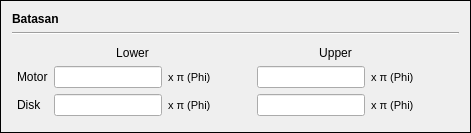
             <widget class="QFrame" name="frame_3">
              <property name="sizePolicy">
               <sizepolicy hsizetype="Preferred" vsizetype="Maximum">
                <horstretch>0</horstretch>
                <verstretch>0</verstretch>
               </sizepolicy>
              </property>
              <property name="frameShape">
               <enum>QFrame::Box</enum>
              </property>
              <property name="frameShadow">
               <enum>QFrame::Plain</enum>
              </property>
              <layout class="QVBoxLayout" name="verticalLayout_7">
               <property name="topMargin">
                <number>11</number>
               </property>
               <item>
                <layout class="QVBoxLayout" name="verticalLayout_2">
                 <item>
                  <widget class="QLabel" name="label_47">
                   <property name="sizePolicy">
                    <sizepolicy hsizetype="Preferred" vsizetype="Maximum">
                     <horstretch>0</horstretch>
                     <verstretch>0</verstretch>
                    </sizepolicy>
                   </property>
                   <property name="font">
                    <font>
                     <weight>75</weight>
                     <bold>true</bold>
                    </font>
                   </property>
                   <property name="text">
                    <string>Batasan</string>
                   </property>
                  </widget>
                 </item>
                 <item>
                  <widget class="Line" name="line_3">
                   <property name="orientation">
                    <enum>Qt::Horizontal</enum>
                   </property>
                  </widget>
                 </item>
                 <item>
                  <layout class="QGridLayout" name="gridLayout_2">
                   <property name="leftMargin">
                    <number>5</number>
                   </property>
                   <property name="topMargin">
                    <number>5</number>
                   </property>
                   <property name="rightMargin">
                    <number>5</number>
                   </property>
                   <property name="bottomMargin">
                    <number>5</number>
                   </property>
                   <item row="1" column="0">
                    <widget class="QLabel" name="label_44">
                     <property name="text">
                      <string>Motor</string>
                     </property>
                    </widget>
                   </item>
                   <item row="0" column="0">
                    <widget class="QLabel" name="label_43">
                     <property name="text">
                      <string/>
                     </property>
                    </widget>
                   </item>
                   <item row="2" column="0">
                    <widget class="QLabel" name="label_45">
                     <property name="text">
                      <string>Disk</string>
                     </property>
                    </widget>
                   </item>
                   <item row="2" column="1">
                    <widget class="QLineEdit" name="Input_constrain_disk_lower">
                     <property name="sizePolicy">
                      <sizepolicy hsizetype="MinimumExpanding" vsizetype="Fixed">
                       <horstretch>0</horstretch>
                       <verstretch>0</verstretch>
                      </sizepolicy>
                     </property>
                    </widget>
                   </item>
                   <item row="2" column="4">
                    <widget class="QLineEdit" name="Input_constrain_disk_upper">
                     <property name="sizePolicy">
                      <sizepolicy hsizetype="MinimumExpanding" vsizetype="Fixed">
                       <horstretch>0</horstretch>
                       <verstretch>0</verstretch>
                      </sizepolicy>
                     </property>
                    </widget>
                   </item>
                   <item row="1" column="4">
                    <widget class="QLineEdit" name="Input_constrain_motor_upper">
                     <property name="sizePolicy">
                      <sizepolicy hsizetype="MinimumExpanding" vsizetype="Fixed">
                       <horstretch>0</horstretch>
                       <verstretch>0</verstretch>
                      </sizepolicy>
                     </property>
                    </widget>
                   </item>
                   <item row="1" column="1">
                    <widget class="QLineEdit" name="Input_constrain_motor_lower">
                     <property name="sizePolicy">
                      <sizepolicy hsizetype="MinimumExpanding" vsizetype="Fixed">
                       <horstretch>0</horstretch>
                       <verstretch>0</verstretch>
                      </sizepolicy>
                     </property>
                    </widget>
                   </item>
                   <item row="1" column="2">
                    <widget class="QLabel" name="label_63">
                     <property name="font">
                      <font>
                       <pointsize>8</pointsize>
                       <kerning>true</kerning>
                      </font>
                     </property>
                     <property name="text">
                      <string>x π (Phi)</string>
                     </property>
                    </widget>
                   </item>
                   <item row="1" column="5">
                    <widget class="QLabel" name="label_64">
                     <property name="font">
                      <font>
                       <pointsize>8</pointsize>
                       <kerning>true</kerning>
                      </font>
                     </property>
                     <property name="text">
                      <string>x π (Phi)</string>
                     </property>
                    </widget>
                   </item>
                   <item row="2" column="5">
                    <widget class="QLabel" name="label_66">
                     <property name="font">
                      <font>
                       <pointsize>8</pointsize>
                       <kerning>true</kerning>
                      </font>
                     </property>
                     <property name="text">
                      <string>x π (Phi)</string>
                     </property>
                    </widget>
                   </item>
                   <item row="2" column="2">
                    <widget class="QLabel" name="label_65">
                     <property name="font">
                      <font>
                       <pointsize>8</pointsize>
                       <kerning>true</kerning>
                      </font>
                     </property>
                     <property name="text">
                      <string>x π (Phi)</string>
                     </property>
                    </widget>
                   </item>
                   <item row="2" column="3">
                    <spacer name="horizontalSpacer_8">
                     <property name="orientation">
                      <enum>Qt::Horizontal</enum>
                     </property>
                     <property name="sizeType">
                      <enum>QSizePolicy::Maximum</enum>
                     </property>
                     <property name="sizeHint" stdset="0">
                      <size>
                       <width>40</width>
                       <height>20</height>
                      </size>
                     </property>
                    </spacer>
                   </item>
                   <item row="1" column="3">
                    <spacer name="horizontalSpacer_7">
                     <property name="orientation">
                      <enum>Qt::Horizontal</enum>
                     </property>
                     <property name="sizeType">
                      <enum>QSizePolicy::Maximum</enum>
                     </property>
                     <property name="sizeHint" stdset="0">
                      <size>
                       <width>40</width>
                       <height>20</height>
                      </size>
                     </property>
                    </spacer>
                   </item>
                   <item row="1" column="6">
                    <spacer name="horizontalSpacer_9">
                     <property name="orientation">
                      <enum>Qt::Horizontal</enum>
                     </property>
                     <property name="sizeType">
                      <enum>QSizePolicy::Maximum</enum>
                     </property>
                     <property name="sizeHint" stdset="0">
                      <size>
                       <width>40</width>
                       <height>20</height>
                      </size>
                     </property>
                    </spacer>
                   </item>
                   <item row="2" column="6">
                    <spacer name="horizontalSpacer_10">
                     <property name="orientation">
                      <enum>Qt::Horizontal</enum>
                     </property>
                     <property name="sizeType">
                      <enum>QSizePolicy::Maximum</enum>
                     </property>
                     <property name="sizeHint" stdset="0">
                      <size>
                       <width>40</width>
                       <height>20</height>
                      </size>
                     </property>
                    </spacer>
                   </item>
                   <item row="0" column="1" colspan="2">
                    <widget class="QLabel" name="label_41">
                     <property name="sizePolicy">
                      <sizepolicy hsizetype="Preferred" vsizetype="Maximum">
                       <horstretch>0</horstretch>
                       <verstretch>0</verstretch>
                      </sizepolicy>
                     </property>
                     <property name="text">
                      <string>Lower</string>
                     </property>
                     <property name="alignment">
                      <set>Qt::AlignCenter</set>
                     </property>
                    </widget>
                   </item>
                   <item row="0" column="4" colspan="2">
                    <widget class="QLabel" name="label_42">
                     <property name="sizePolicy">
                      <sizepolicy hsizetype="Preferred" vsizetype="Maximum">
                       <horstretch>0</horstretch>
                       <verstretch>0</verstretch>
                      </sizepolicy>
                     </property>
                     <property name="text">
                      <string>Upper</string>
                     </property>
                     <property name="alignment">
                      <set>Qt::AlignCenter</set>
                     </property>
                    </widget>
                   </item>
                  </layout>
                 </item>
                </layout>
               </item>
              </layout>
             </widget>
